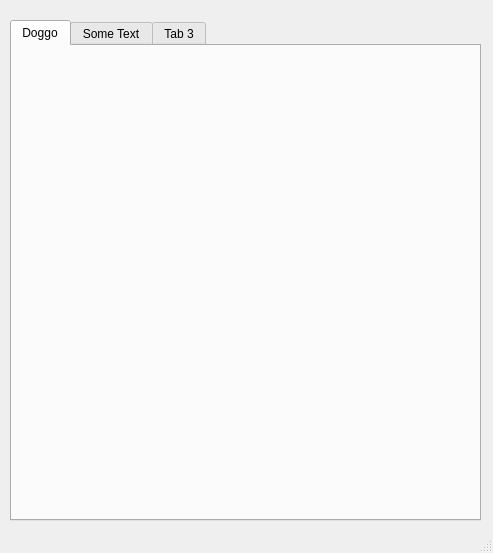
<?xml version="1.0" encoding="UTF-8"?>
<ui version="4.0">
 <class>MainWindow</class>
 <widget class="QMainWindow" name="MainWindow">
  <property name="geometry">
   <rect>
    <x>0</x>
    <y>0</y>
    <width>493</width>
    <height>553</height>
   </rect>
  </property>
  <property name="windowTitle">
   <string>MainWindow</string>
  </property>
  <widget class="QWidget" name="centralwidget">
   <widget class="QTabWidget" name="tabWidget">
    <property name="geometry">
     <rect>
      <x>10</x>
      <y>20</y>
      <width>471</width>
      <height>501</height>
     </rect>
    </property>
    <property name="tabPosition">
     <enum>QTabWidget::North</enum>
    </property>
    <property name="tabShape">
     <enum>QTabWidget::Rounded</enum>
    </property>
    <property name="currentIndex">
     <number>0</number>
    </property>
    <property name="documentMode">
     <bool>false</bool>
    </property>
    <property name="movable">
     <bool>false</bool>
    </property>
    <property name="tabBarAutoHide">
     <bool>false</bool>
    </property>
    <widget class="QWidget" name="tab">
     <attribute name="title">
      <string>Doggo</string>
     </attribute>
     <widget class="QLabel" name="label">
      <property name="geometry">
       <rect>
        <x>10</x>
        <y>10</y>
        <width>461</width>
        <height>451</height>
       </rect>
      </property>
      <property name="text">
       <string/>
      </property>
      <property name="pixmap">
       <pixmap>../Users/X'Tian/Pictures/pupp.jpg</pixmap>
      </property>
     </widget>
    </widget>
    <widget class="QWidget" name="tab_2">
     <attribute name="title">
      <string>Some Text</string>
     </attribute>
     <widget class="QLabel" name="label_2">
      <property name="geometry">
       <rect>
        <x>40</x>
        <y>180</y>
        <width>401</width>
        <height>201</height>
       </rect>
      </property>
      <property name="font">
       <font>
        <pointsize>36</pointsize>
       </font>
      </property>
      <property name="text">
       <string>This is text! Tab 2</string>
      </property>
     </widget>
    </widget>
    <widget class="QWidget" name="tab_3">
     <attribute name="title">
      <string>Tab 3</string>
     </attribute>
    </widget>
   </widget>
  </widget>
  <widget class="QMenuBar" name="menubar">
   <property name="geometry">
    <rect>
     <x>0</x>
     <y>0</y>
     <width>493</width>
     <height>21</height>
    </rect>
   </property>
  </widget>
  <widget class="QStatusBar" name="statusbar"/>
 </widget>
 <resources/>
 <connections/>
</ui>
